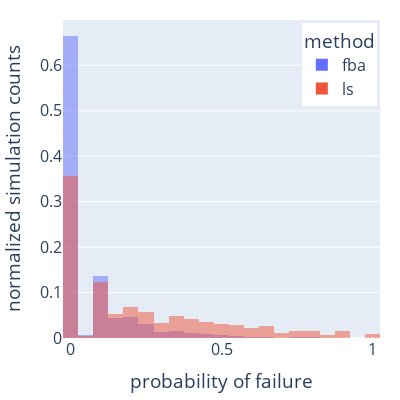

The code cell stored with this chart in its notebook:
### Code cell
import plotly.express as px

fig = px.histogram(
    filter_df[["fba_isna_prob", "ls_isna_prob"]],
    opacity=0.5,
    barmode="overlay",
    histnorm='probability',
    nbins=50,
    width=400,
    height=400,
)
fig.update_layout(
    legend=dict(yanchor="top", y=0.99, xanchor="right", x=0.99, title_text="method"),
    margin=dict(l=20, r=20, t=20, b=20),
)
# rename fba_isna_prob to fba and ls_isna_prob to ls
fig.update_traces(name="fba", selector=dict(name="fba_isna_prob"))
fig.update_traces(name="ls", selector=dict(name="ls_isna_prob"))
# rename x-axis to probability
fig.update_xaxes(title_text="probability of failure")
# rename y-axis to number of simulations
fig.update_yaxes(title_text="normalized simulation counts")
# increase the font size
fig.update_layout(font_size=16)
# save the figure
fig.write_image("../../reports/particle_packing/figures/sobol_probability_filter.png")
# save html
fig.write_html("../../reports/particle_packing/figures/sobol_probability_filter.html")
fig

### Figure 1 — Plotly figure (JSON) as saved in the notebook; plotly's stock layout.template omitted (floating-point values rounded to 4 significant figures; data arrays with more than 128 entries replaced by an {"elided": "..."} marker saying what was removed)
{"data": [{"alignmentgroup": "True", "bingroup": "x", "histnorm": "probability", "hovertemplate": "variable=fba_isna_prob<br>value=%{x}<br>probability=%{y}<extra></extra>", "legendgroup": "fba_isna_prob", "marker": {"color": "#636efa", "opacity": 0.5, "pattern": {"shape": ""}}, "name": "fba", "nbinsx": 50, "offsetgroup": "fba_isna_prob", "orientation": "v", "showlegend": true, "type": "histogram", "x": {"elided": "41228 float values"}, "xaxis": "x", "yaxis": "y"}, {"alignmentgroup": "True", "bingroup": "x", "histnorm": "probability", "hovertemplate": "variable=ls_isna_prob<br>value=%{x}<br>probability=%{y}<extra></extra>", "legendgroup": "ls_isna_prob", "marker": {"color": "#EF553B", "opacity": 0.5, "pattern": {"shape": ""}}, "name": "ls", "nbinsx": 50, "offsetgroup": "ls_isna_prob", "orientation": "v", "showlegend": true, "type": "histogram", "x": {"elided": "41228 float values"}, "xaxis": "x", "yaxis": "y"}], "layout": {"barmode": "overlay", "font": {"size": 16}, "height": 400, "legend": {"title": {"text": "method"}, "tracegroupgap": 0, "x": 0.99, "xanchor": "right", "y": 0.99, "yanchor": "top"}, "margin": {"b": 20, "l": 20, "r": 20, "t": 20}, "width": 400, "xaxis": {"anchor": "y", "domain": [0, 1], "title": {"text": "probability of failure"}}, "yaxis": {"anchor": "x", "domain": [0, 1], "title": {"text": "normalized simulation counts"}}}}
